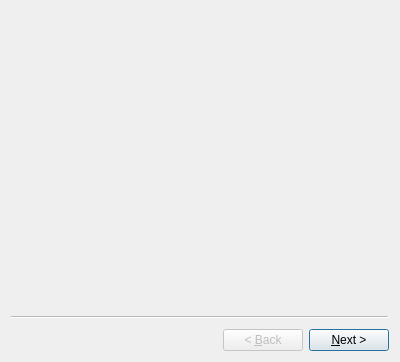
<?xml version="1.0" encoding="UTF-8"?>
<ui version="4.0">
 <class>Wizard1</class>
 <widget class="QWizard" name="Wizard1">
  <property name="geometry">
   <rect>
    <x>0</x>
    <y>0</y>
    <width>400</width>
    <height>362</height>
   </rect>
  </property>
  <property name="windowTitle">
   <string>Wizard</string>
  </property>
  <property name="wizardStyle">
   <enum>QWizard::ClassicStyle</enum>
  </property>
  <property name="options">
   <set>QWizard::NoCancelButton</set>
  </property>
  <widget class="page1dialog" name="wizardPage1"/>
  <widget class="page2dialog" name="wizardPage2"/>
 </widget>
 <customwidgets>
  <customwidget>
   <class>page1dialog</class>
   <extends>QWizardPage</extends>
   <header>pages.h</header>
   <container>1</container>
  </customwidget>
  <customwidget>
   <class>page2dialog</class>
   <extends>QWizardPage</extends>
   <header>pages.h</header>
   <container>1</container>
  </customwidget>
 </customwidgets>
 <resources/>
 <connections/>
</ui>
